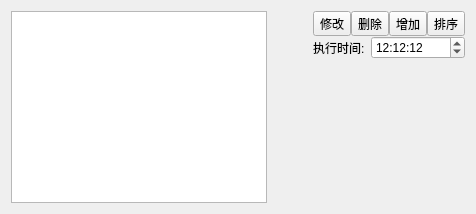
        <widget class="QWidget" name="widgetTimeSetting" native="true">
         <layout class="QHBoxLayout" name="horizontalLayout_23">
          <item>
           <widget class="QListWidget" name="listWidget_task_time">
            <property name="sizePolicy">
             <sizepolicy hsizetype="Expanding" vsizetype="Preferred">
              <horstretch>0</horstretch>
              <verstretch>0</verstretch>
             </sizepolicy>
            </property>
            <property name="sizeIncrement">
             <size>
              <width>0</width>
              <height>90</height>
             </size>
            </property>
           </widget>
          </item>
          <item>
           <spacer name="horizontalSpacer_16">
            <property name="orientation">
             <enum>Qt::Horizontal</enum>
            </property>
            <property name="sizeHint" stdset="0">
             <size>
              <width>40</width>
              <height>20</height>
             </size>
            </property>
           </spacer>
          </item>
          <item>
           <layout class="QVBoxLayout" name="verticalLayout_6">
            <property name="spacing">
             <number>0</number>
            </property>
            <item>
             <layout class="QHBoxLayout" name="horizontalLayout_17">
              <item>
               <widget class="QToolButton" name="toolButton_task_time_update">
                <property name="text">
                 <string>修改</string>
                </property>
               </widget>
              </item>
              <item>
               <widget class="QToolButton" name="toolButton_task_time_delete">
                <property name="text">
                 <string>删除</string>
                </property>
               </widget>
              </item>
              <item>
               <widget class="QToolButton" name="toolButton_task_time_add">
                <property name="text">
                 <string>增加</string>
                </property>
               </widget>
              </item>
              <item>
               <widget class="QToolButton" name="toolButton_task_time_sort">
                <property name="text">
                 <string>排序</string>
                </property>
               </widget>
              </item>
             </layout>
            </item>
            <item>
             <layout class="QHBoxLayout" name="horizontalLayout_16">
              <property name="spacing">
               <number>0</number>
              </property>
              <item>
               <widget class="QLabel" name="label_7">
                <property name="text">
                 <string>执行时间:</string>
                </property>
               </widget>
              </item>
              <item>
               <widget class="QTimeEdit" name="timeEdit_taks_time">
                <property name="minimumSize">
                 <size>
                  <width>94</width>
                  <height>0</height>
                 </size>
                </property>
                <property name="styleSheet">
                 <string notr="true">QTimeEdit::up-button {
subcontrol-origin: border;
subcontrol-position: right;
width: 16px;
height: 16px;
border-image: url(:/asset/HomeWindow/Speed_Add.svg);
border-width: 1px;
}

QTimeEdit::down-button {
subcontrol-origin: border;
subcontrol-position: left;
width: 16px;
height: 16px;
border-image: url(:/asset/HomeWindow/Speed_Sub.svg);
border-width: 1px;
}</string>
                </property>
                <property name="displayFormat">
                 <string>h:mm:ss</string>
                </property>
                <property name="time">
                 <time>
                  <hour>12</hour>
                  <minute>12</minute>
                  <second>12</second>
                 </time>
                </property>
               </widget>
              </item>
             </layout>
            </item>
            <item>
             <spacer name="verticalSpacer_9">
              <property name="orientation">
               <enum>Qt::Vertical</enum>
              </property>
              <property name="sizeHint" stdset="0">
               <size>
                <width>20</width>
                <height>40</height>
               </size>
              </property>
             </spacer>
            </item>
           </layout>
          </item>
         </layout>
        </widget>
